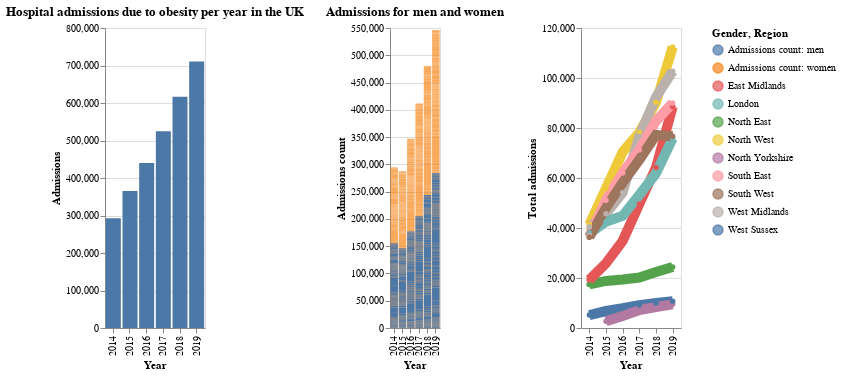

The cell this chart's notebook holds for it:
### Code cell
# Create dropdown for Major region
major_region_dropdown = alt.binding_select(options=melted_df['Major region'].unique().tolist(), name="Major region: ")
major_region_selection = alt.selection_point(fields=['Major region'], bind=major_region_dropdown) #, value={"Major region": "Major region"}

# Create dropdown for variable
variable_dropdown = alt.binding_select(options=melted_df['variable'].unique().tolist(), name="Category: ")
variable_selection = alt.selection_point(fields=['variable'], bind=variable_dropdown) #, value={"variable": "Total admissions"} Removed because broke code

# Sort the data
sorted_data = melted_df.sort_values(by='Year')

# Main chart
main_chart = alt.Chart(sorted_data).mark_line(point=True).encode(
    x='Year:O',
    y='mean(quantity):Q',
    color=alt.Color('Region:N', legend=None),  # Set legend to None
    tooltip=["Major region", "Region", "mean(quantity):Q"]
).add_selection(
    major_region_selection
).transform_filter(
    major_region_selection
).add_selection(
    variable_selection
).transform_filter(
    variable_selection
).properties(
    width=450, 
    height=600,
    title="Region"
)

# Secondary chart for Region selection
region_chart = alt.Chart(sorted_data).mark_bar().encode(
    y='Region:N',
    color=alt.Color('Region:N', legend=None),  # Set legend to None
    tooltip=alt.Tooltip(["Major region", "Region"])  # Corrected tooltip placement
).add_selection(
    major_region_selection
).transform_filter(
    major_region_selection
).add_selection(
    variable_selection
).transform_filter(
    variable_selection
).properties(
    selection=alt.selection_multi(fields=['Region']),
    width=30,  
    height=600,
    title="Region"
    
).interactive()
horizontal_chart = ((df_england_plot | overlay_chart| regional))
horizontal_chart

### Figure 1 — Vega-Lite specification as saved in the notebook (floating-point values rounded to 4 significant figures; data arrays with more than 128 entries replaced by an {"elided": "..."} marker saying what was removed)
{"config": {"view": {"continuousWidth": 300, "continuousHeight": 300}}, "hconcat": [{"data": {"name": "data-5901024b95ab323b5ff9f8e1e6989df2"}, "mark": {"type": "bar"}, "encoding": {"tooltip": {"field": "admissions_total", "format": ",", "type": "quantitative"}, "x": {"field": "year", "title": "Year", "type": "ordinal"}, "y": {"field": "admissions_total", "title": "Admissions", "type": "quantitative"}}, "title": "Hospital admissions due to obesity per year in the UK", "width": 100}, {"layer": [{"data": {"name": "data-9f4bca2bb36088ee7216d07cf269d80a"}, "mark": {"type": "bar", "opacity": 0.7}, "encoding": {"color": {"field": "variable", "title": "Gender", "type": "nominal"}, "tooltip": [{"field": "variable", "title": "Gender", "type": "nominal"}, {"field": "value", "format": ",", "title": "Admissions count", "type": "quantitative"}], "x": {"field": "Year", "title": "Year", "type": "ordinal"}, "y": {"field": "value", "stack": true, "title": "Admissions count", "type": "quantitative"}}, "title": "Admissions for men and women"}, {"data": {"name": "data-cee1b1b33d924e3448fde95252782095"}, "mark": {"type": "bar", "opacity": 1}, "encoding": {"color": {"field": "variable", "title": "Gender", "type": "nominal"}, "tooltip": [{"field": "variable", "title": "Gender", "type": "nominal"}, {"field": "value", "format": ",", "title": "Admissions count", "type": "quantitative"}], "x": {"field": "Year", "title": "Year", "type": "ordinal"}, "y": {"field": "value", "stack": true, "title": "Admissions count", "type": "quantitative"}}}], "width": 50}, {"data": {"name": "data-f8c4c19de6466fe452cf100206e9f062"}, "mark": {"type": "line", "point": true, "size": 10}, "encoding": {"color": {"field": "region", "title": "Region", "type": "nominal"}, "tooltip": [{"field": "region", "title": "Region", "type": "nominal"}, {"field": "admissions_total", "format": ",", "title": "Admissions", "type": "quantitative"}], "x": {"field": "year", "title": "Year", "type": "ordinal"}, "y": {"field": "admissions_total", "title": "Total admissions", "type": "quantitative"}}, "width": 100}], "$schema": "https://vega.github.io/schema/vega-lite/v5.14.1.json", "datasets": {"data-5901024b95ab323b5ff9f8e1e6989df2": [{"region": "England", "admissions_total": 292404, "admissions_count_men": 99579, "admissions_count_women": 192795, "adm_per_100_000_all": 550.6, "adm_per_male": 381.0, "adm_per_female": 714.7, "year": 2014, "top_tier": true}, {"region": "England", "admissions_total": 365577, "admissions_count_men": 123423, "admissions_count_women": 242118, "adm_per_100_000_all": 678.7, "adm_per_male": 465.2, "adm_per_female": 885.8, "year": 2015, "top_tier": true}, {"region": "England", "admissions_total": 440288, "admissions_count_men": 149490, "admissions_count_women": 290747, "adm_per_100_000_all": 810.6, "adm_per_male": 558.4, "adm_per_female": 1056.0, "year": 2016, "top_tier": true}, {"region": "England", "admissions_total": 524725, "admissions_count_men": 175401, "admissions_count_women": 349279, "adm_per_100_000_all": 995.0, "adm_per_male": 710.0, "adm_per_female": 1281.0, "year": 2017, "top_tier": true}, {"region": "England", "admissions_total": 616961, "admissions_count_men": 208290, "admissions_count_women": 408630, "adm_per_100_000_all": 1159.0, "adm_per_male": 833.0, "adm_per_female": 1486.0, "year": 2018, "top_tier": true}, {"region": "England", "admissions_total": 710562, "admissions_count_men": 243565, "admissions_count_women": 466978, "adm_per_100_000_all": 1323.0, "adm_per_male": 963.1, "adm_per_female": 1685.0, "year": 2019, "top_tier": true}], "data-9f4bca2bb36088ee7216d07cf269d80a": {"elided": "915 records"}, "data-cee1b1b33d924e3448fde95252782095": {"elided": "915 records"}, "data-f8c4c19de6466fe452cf100206e9f062": [{"region": "North East", "admissions_total": 17409, "admissions_count_men": 6294, "admissions_count_women": 11115, "adm_per_100_000_all": 670.5, "adm_per_male": 495.7, "adm_per_female": 837.7, "year": 2014, "top_tier": true, "result": null}, {"region": "North East", "admissions_total": 17409, "admissions_count_men": 6294, "admissions_count_women": 11115, "adm_per_100_000_all": 670.5, "adm_per_male": 495.7, "adm_per_female": 837.7, "year": 2014, "top_tier": true, "result": null}, {"region": "North West", "admissions_total": 41358, "admissions_count_men": 13913, "admissions_count_women": 27441, "adm_per_100_000_all": 586.1, "adm_per_male": 401.2, "adm_per_female": 764.7, "year": 2014, "top_tier": true, "result": null}, {"region": "North West", "admissions_total": 41358, "admissions_count_men": 13913, "admissions_count_women": 27441, "adm_per_100_000_all": 586.1, "adm_per_male": 401.2, "adm_per_female": 764.7, "year": 2014, "top_tier": true, "result": null}, {"region": "East Midlands", "admissions_total": 19256, "admissions_count_men": 6058, "admissions_count_women": 13198, "adm_per_100_000_all": 424.4, "adm_per_male": 270.8, "adm_per_female": 573.7, "year": 2014, "top_tier": true, "result": null}, {"region": "East Midlands", "admissions_total": 19256, "admissions_count_men": 6058, "admissions_count_women": 13198, "adm_per_100_000_all": 424.4, "adm_per_male": 270.8, "adm_per_female": 573.7, "year": 2014, "top_tier": true, "result": null}, {"region": "West Midlands", "admissions_total": 40394, "admissions_count_men": 12268, "admissions_count_women": 28125, "adm_per_100_000_all": 720.2, "adm_per_male": 443.3, "adm_per_female": 989.8, "year": 2014, "top_tier": true, "result": null}, {"region": "West Midlands", "admissions_total": 40394, "admissions_count_men": 12268, "admissions_count_women": 28125, "adm_per_100_000_all": 720.2, "adm_per_male": 443.3, "adm_per_female": 989.8, "year": 2014, "top_tier": true, "result": null}, {"region": "London", "admissions_total": 37892, "admissions_count_men": 13281, "admissions_count_women": 24606, "adm_per_100_000_all": 461.8, "adm_per_male": 327.6, "adm_per_female": 592.9, "year": 2014, "top_tier": true, "result": null}, {"region": "London", "admissions_total": 37892, "admissions_count_men": 13281, "admissions_count_women": 24606, "adm_per_100_000_all": 461.8, "adm_per_male": 327.6, "adm_per_female": 592.9, "year": 2014, "top_tier": true, "result": null}, {"region": "South East", "admissions_total": 36779, "admissions_count_men": 13280, "admissions_count_women": 23482, "adm_per_100_000_all": 425.1, "adm_per_male": 312.4, "adm_per_female": 533.5, "year": 2014, "top_tier": true, "result": null}, {"region": "West Sussex", "admissions_total": 5183, "admissions_count_men": 1977, "admissions_count_women": 3206, "adm_per_100_000_all": 640.7, "adm_per_male": 504.7, "adm_per_female": 768.4, "year": 2014, "top_tier": true, "result": null}, {"region": "South West", "admissions_total": 36338, "admissions_count_men": 12260, "admissions_count_women": 24078, "adm_per_100_000_all": 685.5, "adm_per_male": 471.7, "adm_per_female": 891.3, "year": 2014, "top_tier": true, "result": null}, {"region": "South West", "admissions_total": 36338, "admissions_count_men": 12260, "admissions_count_women": 24078, "adm_per_100_000_all": 685.5, "adm_per_male": 471.7, "adm_per_female": 891.3, "year": 2014, "top_tier": true, "result": null}, {"region": "North East", "admissions_total": 18824, "admissions_count_men": 6340, "admissions_count_women": 12484, "adm_per_100_000_all": 721.1, "adm_per_male": 495.9, "adm_per_female": 937.2, "year": 2015, "top_tier": true, "result": null}, {"region": "North West", "admissions_total": 55848, "admissions_count_men": 19879, "admissions_count_women": 35963, "adm_per_100_000_all": 786.2, "adm_per_male": 568.8, "adm_per_female": 996.7, "year": 2015, "top_tier": true, "result": null}, {"region": "North Yorkshire", "admissions_total": 2703, "admissions_count_men": 1056, "admissions_count_women": 1647, "adm_per_100_000_all": 448.4, "adm_per_male": 355.2, "adm_per_female": 539.3, "year": 2015, "top_tier": true, "result": null}, {"region": "East Midlands", "admissions_total": 25932, "admissions_count_men": 7899, "admissions_count_women": 18032, "adm_per_100_000_all": 563.9, "adm_per_male": 348.3, "adm_per_female": 773.7, "year": 2015, "top_tier": true, "result": null}, {"region": "West Midlands", "admissions_total": 45682, "admissions_count_men": 14083, "admissions_count_women": 31598, "adm_per_100_000_all": 805.0, "adm_per_male": 502.3, "adm_per_female": 1101.0, "year": 2015, "top_tier": true, "result": null}, {"region": "London", "admissions_total": 42511, "admissions_count_men": 14249, "admissions_count_women": 28250, "adm_per_100_000_all": 505.1, "adm_per_male": 342.1, "adm_per_female": 664.5, "year": 2015, "top_tier": true, "result": null}, {"region": "South East", "admissions_total": 51102, "admissions_count_men": 18228, "admissions_count_women": 32865, "adm_per_100_000_all": 581.2, "adm_per_male": 421.6, "adm_per_female": 735.4, "year": 2015, "top_tier": true, "result": null}, {"region": "West Sussex", "admissions_total": 6794, "admissions_count_men": 2542, "admissions_count_women": 4251, "adm_per_100_000_all": 827.2, "adm_per_male": 638.4, "adm_per_female": 1005.0, "year": 2015, "top_tier": true, "result": null}, {"region": "South West", "admissions_total": 48098, "admissions_count_men": 16484, "admissions_count_women": 31614, "adm_per_100_000_all": 894.4, "adm_per_male": 624.3, "adm_per_female": 1155.0, "year": 2015, "top_tier": true, "result": null}, {"region": "North East", "admissions_total": 19414, "admissions_count_men": 6574, "admissions_count_women": 12840, "adm_per_100_000_all": 741.4, "adm_per_male": 512.3, "adm_per_female": 961.4, "year": 2016, "top_tier": true, "result": null}, {"region": "North West", "admissions_total": 70380, "admissions_count_men": 24718, "admissions_count_women": 45654, "adm_per_100_000_all": 986.7, "adm_per_male": 703.9, "adm_per_female": 1261.0, "year": 2016, "top_tier": true, "result": null}, {"region": "North Yorkshire", "admissions_total": 4749, "admissions_count_men": 1763, "admissions_count_women": 2985, "adm_per_100_000_all": 789.5, "adm_per_male": 595.5, "adm_per_female": 977.1, "year": 2016, "top_tier": true, "result": null}, {"region": "East Midlands", "admissions_total": 34839, "admissions_count_men": 11451, "admissions_count_women": 23381, "adm_per_100_000_all": 751.3, "adm_per_male": 500.5, "adm_per_female": 995.2, "year": 2016, "top_tier": true, "result": null}, {"region": "West Midlands", "admissions_total": 54212, "admissions_count_men": 16465, "admissions_count_women": 37744, "adm_per_100_000_all": 948.9, "adm_per_male": 583.0, "adm_per_female": 1306.0, "year": 2016, "top_tier": true, "result": null}, {"region": "London", "admissions_total": 44893, "admissions_count_men": 15370, "admissions_count_women": 29513, "adm_per_100_000_all": 525.8, "adm_per_male": 363.0, "adm_per_female": 685.6, "year": 2016, "top_tier": true, "result": null}, {"region": "South East", "admissions_total": 61957, "admissions_count_men": 22420, "admissions_count_women": 39532, "adm_per_100_000_all": 698.2, "adm_per_male": 513.7, "adm_per_female": 876.7, "year": 2016, "top_tier": true, "result": null}, {"region": "West Sussex", "admissions_total": 7897, "admissions_count_men": 2949, "admissions_count_women": 4945, "adm_per_100_000_all": 953.3, "adm_per_male": 734.4, "adm_per_female": 1159.0, "year": 2016, "top_tier": true, "result": null}, {"region": "South West", "admissions_total": 58128, "admissions_count_men": 20216, "admissions_count_women": 37907, "adm_per_100_000_all": 1072.0, "adm_per_male": 759.0, "adm_per_female": 1374.0, "year": 2016, "top_tier": true, "result": null}, {"region": "North East", "admissions_total": 20188, "admissions_count_men": 7039, "admissions_count_women": 13148, "adm_per_100_000_all": 781.0, "adm_per_male": 565.0, "adm_per_female": 991.0, "year": 2017, "top_tier": true, "result": null}, {"region": "North West", "admissions_total": 78248, "admissions_count_men": 26808, "admissions_count_women": 51435, "adm_per_100_000_all": 1126.0, "adm_per_male": 811.0, "adm_per_female": 1440.0, "year": 2017, "top_tier": true, "result": null}, {"region": "North Yorkshire", "admissions_total": 7166, "admissions_count_men": 2694, "admissions_count_women": 4471, "adm_per_100_000_all": 1173.0, "adm_per_male": 856.0, "adm_per_female": 1512.0, "year": 2017, "top_tier": true, "result": null}, {"region": "East Midlands", "admissions_total": 49582, "admissions_count_men": 15557, "admissions_count_women": 34022, "adm_per_100_000_all": 1086.0, "adm_per_male": 706.0, "adm_per_female": 1465.0, "year": 2017, "top_tier": true, "result": null}, {"region": "West Midlands", "admissions_total": 76743, "admissions_count_men": 22952, "admissions_count_women": 53784, "adm_per_100_000_all": 1386.0, "adm_per_male": 877.0, "adm_per_female": 1897.0, "year": 2017, "top_tier": true, "result": null}, {"region": "London", "admissions_total": 53267, "admissions_count_men": 17720, "admissions_count_women": 35533, "adm_per_100_000_all": 748.0, "adm_per_male": 571.0, "adm_per_female": 921.0, "year": 2017, "top_tier": true, "result": null}, {"region": "South East", "admissions_total": 71183, "admissions_count_men": 26019, "admissions_count_women": 45161, "adm_per_100_000_all": 826.0, "adm_per_male": 629.0, "adm_per_female": 1021.0, "year": 2017, "top_tier": true, "result": null}, {"region": "West Sussex", "admissions_total": 9158, "admissions_count_men": 3313, "admissions_count_women": 5845, "adm_per_100_000_all": 1101.0, "adm_per_male": 806.0, "adm_per_female": 1387.0, "year": 2017, "top_tier": true, "result": null}, {"region": "South West", "admissions_total": 67289, "admissions_count_men": 23786, "admissions_count_women": 43500, "adm_per_100_000_all": 1233.0, "adm_per_male": 887.0, "adm_per_female": 1583.0, "year": 2017, "top_tier": true, "result": null}, {"region": "North East", "admissions_total": 22376, "admissions_count_men": 7759, "admissions_count_women": 14616, "adm_per_100_000_all": 861.0, "adm_per_male": 619.0, "adm_per_female": 1097.0, "year": 2018, "top_tier": true, "result": null}, {"region": "North West", "admissions_total": 90253, "admissions_count_men": 32066, "admissions_count_women": 58185, "adm_per_100_000_all": 1290.0, "adm_per_male": 963.0, "adm_per_female": 1618.0, "year": 2018, "top_tier": true, "result": null}, {"region": "North Yorkshire", "admissions_total": 8408, "admissions_count_men": 3274, "admissions_count_women": 5134, "adm_per_100_000_all": 1359.0, "adm_per_male": 1025.0, "adm_per_female": 1721.0, "year": 2018, "top_tier": true, "result": null}, {"region": "East Midlands", "admissions_total": 64200, "admissions_count_men": 20849, "admissions_count_women": 43347, "adm_per_100_000_all": 1391.0, "adm_per_male": 938.0, "adm_per_female": 1846.0, "year": 2018, "top_tier": true, "result": null}, {"region": "West Midlands", "admissions_total": 92389, "admissions_count_men": 28426, "admissions_count_women": 63950, "adm_per_100_000_all": 1655.0, "adm_per_male": 1078.0, "adm_per_female": 2237.0, "year": 2018, "top_tier": true, "result": null}, {"region": "London", "admissions_total": 61904, "admissions_count_men": 20481, "admissions_count_women": 41417, "adm_per_100_000_all": 852.0, "adm_per_male": 651.0, "adm_per_female": 1050.0, "year": 2018, "top_tier": true, "result": null}, {"region": "South East", "admissions_total": 82787, "admissions_count_men": 30191, "admissions_count_women": 52590, "adm_per_100_000_all": 950.0, "adm_per_male": 721.0, "adm_per_female": 1178.0, "year": 2018, "top_tier": true, "result": null}, {"region": "West Sussex", "admissions_total": 10046, "admissions_count_men": 3664, "admissions_count_women": 6381, "adm_per_100_000_all": 1198.0, "adm_per_male": 882.0, "adm_per_female": 1506.0, "year": 2018, "top_tier": true, "result": null}, {"region": "South West", "admissions_total": 77250, "admissions_count_men": 25792, "admissions_count_women": 51458, "adm_per_100_000_all": 1405.0, "adm_per_male": 949.0, "adm_per_female": 1868.0, "year": 2018, "top_tier": true, "result": null}, {"region": "North East", "admissions_total": 24410, "admissions_count_men": 8645, "admissions_count_women": 15765, "adm_per_100_000_all": 932.0, "adm_per_male": 684.0, "adm_per_female": 1177.0, "year": 2019, "top_tier": true, "result": null}, {"region": "North West", "admissions_total": 112385, "admissions_count_men": 41370, "admissions_count_women": 71015, "adm_per_100_000_all": 1595.0, "adm_per_male": 1231.0, "adm_per_female": 1959.0, "year": 2019, "top_tier": true, "result": null}, {"region": "North Yorkshire", "admissions_total": 9475, "admissions_count_men": 3700, "admissions_count_women": 5770, "adm_per_100_000_all": 1492.0, "adm_per_male": 1146.0, "adm_per_female": 1870.0, "year": 2019, "top_tier": true, "result": null}, {"region": "East Midlands", "admissions_total": 88510, "admissions_count_men": 29640, "admissions_count_women": 58865, "adm_per_100_000_all": 1893.0, "adm_per_male": 1316.0, "adm_per_female": 2472.0, "year": 2019, "top_tier": true, "result": null}, {"region": "West Midlands", "admissions_total": 102675, "admissions_count_men": 32085, "admissions_count_women": 70590, "adm_per_100_000_all": 1817.0, "adm_per_male": 1202.0, "adm_per_female": 2440.0, "year": 2019, "top_tier": true, "result": null}, {"region": "London", "admissions_total": 75815, "admissions_count_men": 24150, "admissions_count_women": 51665, "adm_per_100_000_all": 1012.0, "adm_per_male": 757.0, "adm_per_female": 1266.0, "year": 2019, "top_tier": true, "result": null}, {"region": "South East", "admissions_total": 90040, "admissions_count_men": 33220, "admissions_count_women": 56820, "adm_per_100_000_all": 1023.0, "adm_per_male": 783.0, "adm_per_female": 1262.0, "year": 2019, "top_tier": true, "result": null}, {"region": "West Sussex", "admissions_total": 10670, "admissions_count_men": 3850, "admissions_count_women": 6815, "adm_per_100_000_all": 1257.0, "adm_per_male": 913.0, "adm_per_female": 1593.0, "year": 2019, "top_tier": true, "result": null}, {"region": "South West", "admissions_total": 76695, "admissions_count_men": 26485, "admissions_count_women": 50210, "adm_per_100_000_all": 1378.0, "adm_per_male": 961.0, "adm_per_female": 1804.0, "year": 2019, "top_tier": true, "result": null}]}}
